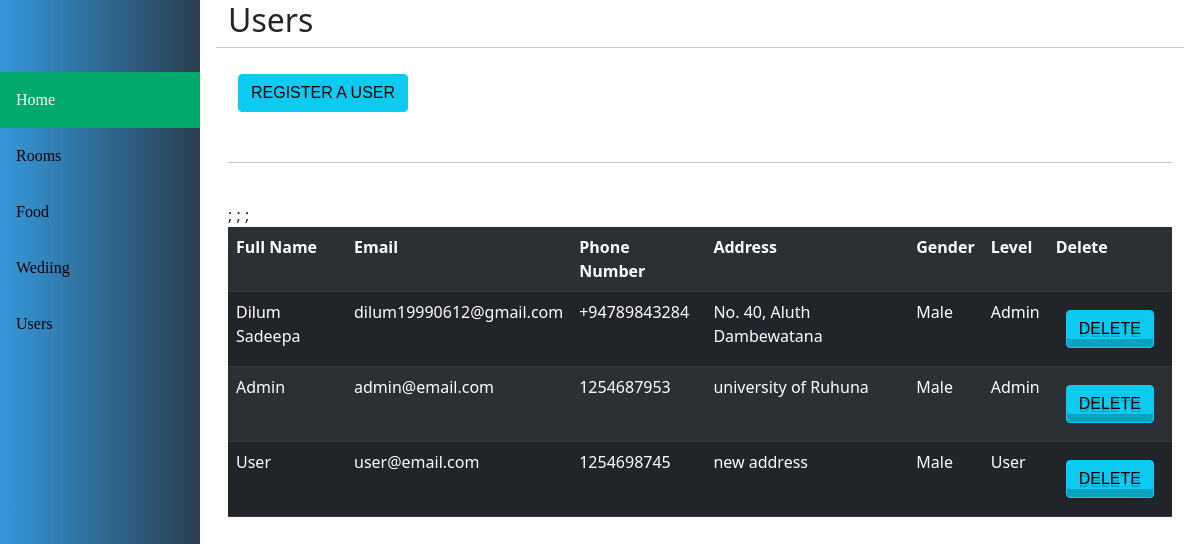
/admin/users.php, run on the app's committed database.
### tables this page shows
CREATE TABLE `users` (
  `id` int(100) NOT NULL,
  `fullname` varchar(255) NOT NULL,
  `email` varchar(255) NOT NULL,
  `tel` varchar(50) NOT NULL,
  `password` varchar(255) NOT NULL,
  `address` varchar(255) NOT NULL,
  `gender` varchar(20) NOT NULL,
  `level` varchar(10) NOT NULL DEFAULT '3',
  `created_date` timestamp NOT NULL DEFAULT current_timestamp()
);

### admin/users.php (the view, shortened to what this page needs)
<?php
include "../database/database.php";
$sql = "SELECT * FROM users";
$users = mysqli_query($conn,$sql);
?>
<!DOCTYPE html>
<html lang="en">
<head>
    <link rel="stylesheet" href="../public/css/style.css">
    <link rel="stylesheet" href="../public/css/bootstrap.min.css">
</head>
<body>
    <?php include "dashbord.php"; ?>
    <section class="content">
        <div class="container-fluid">
            <div class="row">
                <h2>Users</h2><br><hr>
                <div class="col-sm-3">
                    <a href="../auth/register.php" class="btn btn-info">Register a User</a>
                </div>
            </div>
            <br><hr><br>
            <div class="row">
                <div class="col-sm-12">
                <div class="table-responsive">
                    <table class="table table-dark table-striped">
                        <tr>
                            <th>Full Name</th>
                            <th>Email</th>
                            <th>Phone Number</th>
                            <th>Address</th>
                            <th>Gender</th>
                            <th>Level</th>
                            <th>Delete</th>
                        </tr>
                        <?php
                            foreach ($users as $u) {
                                echo "<tr>";
                                echo "<td>".$u['fullname']."</td>";
                                echo "<td>".$u['email']."</td>";
                                echo "<td>".$u['tel']."</td>";
                                echo "<td>".$u['address']."</td>";
                                echo "<td>".$u['gender']."</td>"?>;
                                <?php
                                $le = $u['level'];
                                    if ($le == 1) {
                                        echo "<td>Admin</td>";
                                    }elseif ($le == 3) {
                                        echo "<td>User</td>";
                                    }
                                ?>
                               <?php echo "<td><form action='deleteuser.php' method='post'>
                                    <input type='text' value='".$u['id']."' name='id' style='display:none;'>
                                    <button class='btn btn-info' type='submit'>Delete</button>
                                    </form></td>";
                                echo "</tr>";
                            }
                        ?>
                    </table>
                </div>
                </div>
            </div>
        </div>
    </section>
</body>
</html>

### public/css/style.css (style rules this page uses)
a { text-decoration: none; outline: none; font-family: 'Josefin Sans', sans-serif; font-family: 'Libre Bodoni', serif; }
.btn { box-sizing: border-box; appearance: none; background-color: transparent; border: 2px solid #e74c3c; border-radius: 0.6em; color: #e74c3c; cursor: pointer; display: flex; align-self: center; font-size: 1rem; font-weight: 400; line-height: 1; margin: 20px; padding: 1.2em 2.8em; text-decoration: none; text-align: center; text-transform: uppercase; font-family: 'Montserrat', sans-serif; font-weight: 700; }
.btn-info { margin: 10px; padding: 10px; padding-left: 15px; padding-right: 15px; border-radius: 14px; color: white; background-color: cornflowerblue; text-align: center; font-weight: 400; }
button { color: #fff; background-color: #68A0DE; box-shadow: inset 0 -8px 0 0 rgba(0,0,0,0.2); transition: 0.1s; text-shadow: 0px 3px rgba(0,0,0,0.2); }

### admin/dashbord.php (style rules this page uses)
.content { margin-left: 200px; padding: 1px 16px; height: 1000px; }

### data on the page
users: fullname "Dilum Sadeepa", email "dilum19990612@gmail.com", tel "+94789843284", address "No. 40, Aluth Dambewatana", gender "Male", level "Admin"
users: fullname "Admin", email "admin@email.com", tel "1254687953", address "university of Ruhuna", gender "Male", level "Admin"
users: fullname "User", email "user@email.com", tel "1254698745", address "new address", gender "Male", level "User"
